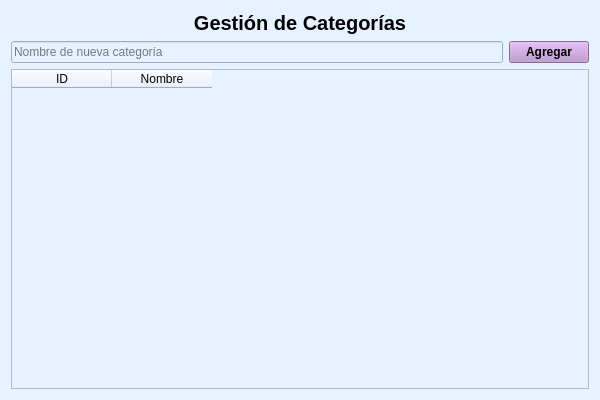
<?xml version="1.0" encoding="UTF-8"?>
<ui version="4.0">
 <class>CategoriasWindow</class>
 <widget class="QWidget" name="CategoriasWindow">
  <property name="windowTitle">
   <string>Gestión de Categorías</string>
  </property>
  <property name="minimumSize">
   <size><width>600</width><height>400</height></size>
  </property>
  <property name="styleSheet">
   <string notr="true">background-color: #e6f2ff;</string>
  </property>
  <layout class="QVBoxLayout" name="verticalLayout">
   <item>
    <widget class="QLabel" name="titulo">
     <property name="text">
      <string>Gestión de Categorías</string>
     </property>
     <property name="alignment">
      <set>Qt::AlignCenter</set>
     </property>
     <property name="styleSheet">
      <string notr="true">font-size: 20px; font-weight: bold;</string>
     </property>
    </widget>
   </item>
   <item>
    <layout class="QHBoxLayout">
     <item>
      <widget class="QLineEdit" name="input_categoria">
       <property name="placeholderText">
        <string>Nombre de nueva categoría</string>
       </property>
      </widget>
     </item>
     <item>
      <widget class="QPushButton" name="btn_agregar">
       <property name="text">
        <string>Agregar</string>
       </property>
       <property name="styleSheet">
        <string notr="true">background-color: #BB8FCE; font-weight: bold;</string>
       </property>
      </widget>
     </item>
    </layout>
   </item>
   <item>
    <widget class="QTableWidget" name="tabla_categorias">
     <property name="columnCount">
      <number>2</number>
     </property>
     <property name="rowCount">
      <number>0</number>
     </property>
     <column>
      <property name="text"><string>ID</string></property>
     </column>
     <column>
      <property name="text"><string>Nombre</string></property>
     </column>
    </widget>
   </item>
  </layout>
 </widget>
 <resources/>
 <connections/>
</ui>
